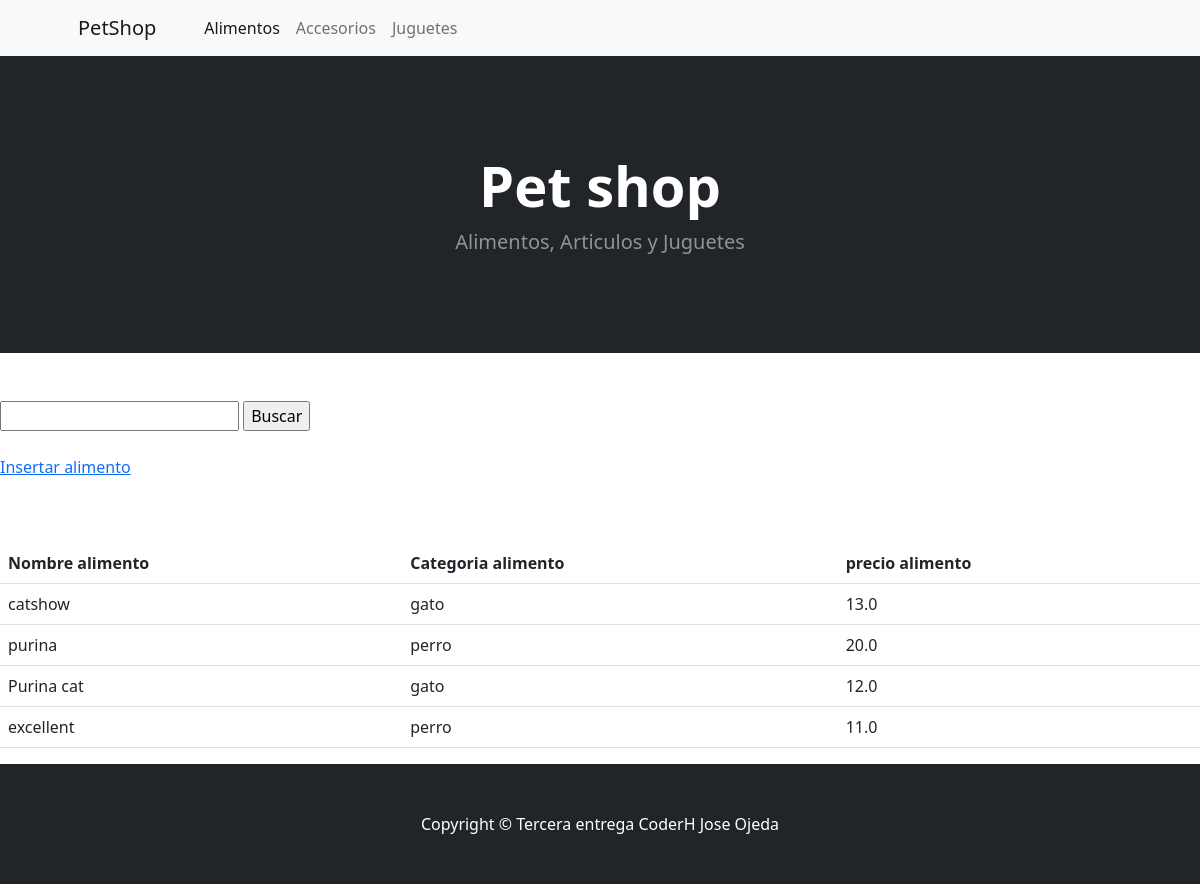
Screenshot of //alimento-mascotas/ with the database file from the repository.
### app_entrega/models.py (models this page shows, shortened)
class Alimento(models.Model):
    categoria_al = models.CharField(max_length=256)
    nombre_al = models.CharField(max_length=256)
    precio_al = models.FloatField(max_length=4)

### app_entrega/views.py (the view)
# urls.py: path('/alimento-mascotas/', views.alimentos, name='alimento_mascotas'),
def alimentos(request):
    contexto = {'alimentos': Alimento.objects.all()}
    return render(request, 'app_entrega/alimento.html', contexto,)

### app_entrega/templates/app_entrega/alimento.html (shortened to what this page needs)
{% extends 'app_entrega/base.html' %}
{% load static %}
{% block content %}
<br><br>
<form action= "{% url 'buscar_al' %}" method="GET">
    <input type="text" name="busqueda_al">
    <input type="submit" value="Buscar">
</form>
<br>
<p><a href="{% url 'insertar_alimento' %}">Insertar alimento</a></p>
<br><br>
<table class="table">
    <tbody>
        <tr>
            <th>Nombre alimento</th>
            <th>Categoria alimento</th>
            <th>precio alimento</th>
        </tr>
        {% for alimento in alimentos %}
        <tr>
            <td>{{ alimento.nombre_al }}</td>
            <td>{{ alimento.categoria_al }}</td>
            <td>{{ alimento.precio_al }}</td>
        </tr>
        {% endfor %}
    </tbody>
</table>
{% endblock content %}

### rows the page displays
Alimento: nombre_al "catshow", categoria_al "gato", precio_al "13.0"
Alimento: nombre_al "purina", categoria_al "perro", precio_al "20.0"
Alimento: nombre_al "Purina cat", categoria_al "gato", precio_al "12.0"
Alimento: nombre_al "excellent", categoria_al "perro", precio_al "11.0"
